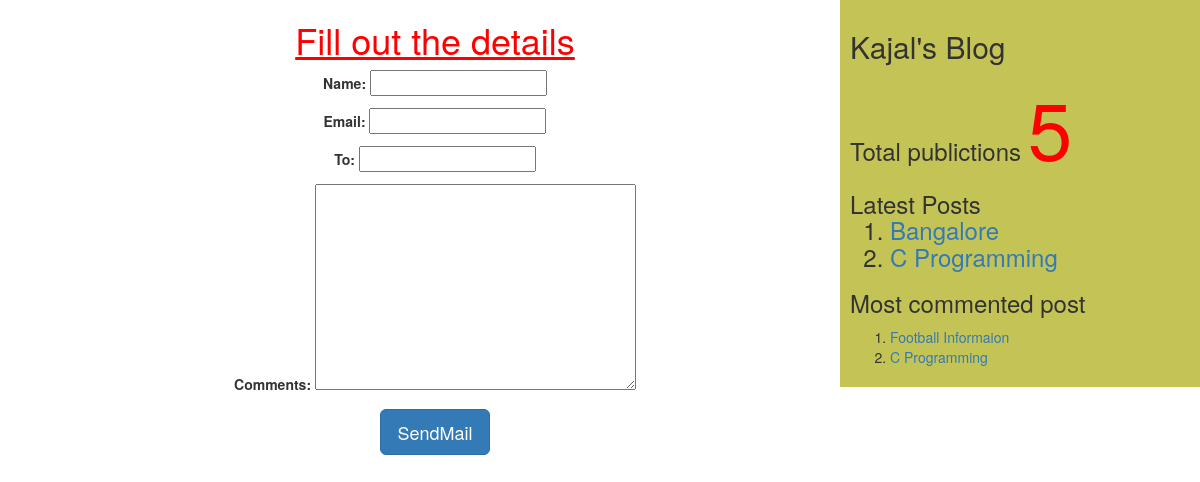
The page /2/share on the database its author committed.
### myApp/models.py (models this page shows, shortened)
class Post(models.Model):
    tags=TaggableManager()
    STATUS_CHOICE=(('draft','Draft'),('published','Published'))
    title=models.CharField(max_length=200)
    slug=models.SlugField(max_length=50,unique_for_date='publish')
    author=models.ForeignKey(User,related_name='blog_posts',on_delete=models.CASCADE)
    body=models.TextField()
    publish=models.DateTimeField(default=timezone.now)
    created=models.DateTimeField(auto_now_add=True)
    updated=models.DateTimeField(auto_now=True)
    status=models.CharField(max_length=20,choices=STATUS_CHOICE,default='draft')
    objects=CustomManager()
    class Meta:
        ordering=('-publish',)
    def get_absolute_url(self):
        return reverse("post_detail",args=[self.publish.year,self.publish.strftime('%m'),self.publish.strftime('%d'),self.slug])

### myApp/views.py (the view, shortened to what this page needs)
# urls.py: url(r'^(?P<id>\d+)/share',views.mail_send_view),
def mail_send_view(request,id):
    post=get_object_or_404(Post,id=id,status='published')
    form=EmailSendForm()
    d={'post':post,'form':form}
    return render(request,'myApp/sharebymail.html',d)

### myApp/forms.py
class EmailSendForm(forms.Form):
    name=forms.CharField()
    email=forms.EmailField()
    to=forms.EmailField()
    comments=forms.CharField(required=False,widget=forms.Textarea)

### myApp/models.py (called while the page is built)
    def get_queryset(self):
        return super().get_queryset().filter(status='published')

### myApp/templatetags/mytags.py (called while the page is built)
@register.simple_tag
def total_posts():
    return Post.objects.count()

@register.inclusion_tag('myApp/latest_post.html')
def show_latest_posts(count=3):
    latest_posts=Post.objects.order_by('-publish')[:count]
    return {'latest_posts':latest_posts}

@register.simple_tag
def get_most_commented_posts(count=2):
    return Post.objects.annotate(total_comments=Count('comments')).order_by('-total_comments')[:count]

### templates/myApp/sharebymail.html (shortened to what this page needs)
<!DOCTYPE html>
<html>
{% extends 'myApp/parent.html' %}
  {% block content_block %}
  <center>
  <h1 style="color:red"><u>Fill out the details</u></h1>
  <form method="post">
    {{form.as_p}}
    <input type="submit" class='btn btn-lg btn-primary' value="SendMail">
    </form>
    </center>
    {% endblock %}

### templates/myApp/parent.html (shortened to what this page needs)
<html>
{%load mytags%}
    <head>
        <link rel="stylesheet" href="https://maxcdn.bootstrapcdn.com/bootstrap/3.3.7/css/bootstrap.min.css">
    </head>
    <body>
        <div class="content" style="width:70%;float:left;background-color:a8aaad;height:300%;padding:0 0 0 30px">
              {%block content_block%}
              {%endblock%}
        </div>
        <div class="sidebar" style="width:30%;float:right;background-color:#c4c456;height:300%;padding:10px">
            <h2>Kajal's Blog</h2>
            <h3>Total publictions
              <span style="color:red;font-size:80px">
              {%total_posts%}</span>
              <h3>Latest Posts
              {% show_latest_posts 2 %}
              <h3>Most commented post</h3>
              {%get_most_commented_posts as m%}
                <ol>
                {%for post in m%}
                <li><a href="{{post.get_absolute_url}}">{{post.title}}</a></li>
            {%endfor%}
          </ol>
            </h3>
        </div>
    </body>
</html>

### templates/myApp/latest_post.html
<!DOCTYPE html>
<html lang="en" dir="ltr">
  <body>
    <ol>
    {% for post in latest_posts%}
    <li><a href="{{post.get_absolute_url}}">{{post.title}}</a></li>
    {%endfor%}
    </ol>
  </body>
    </html>

### rows shown on the page
Post: title "Bangalore"
Post: title "C Programming"
Post: title "Football Informaion"
